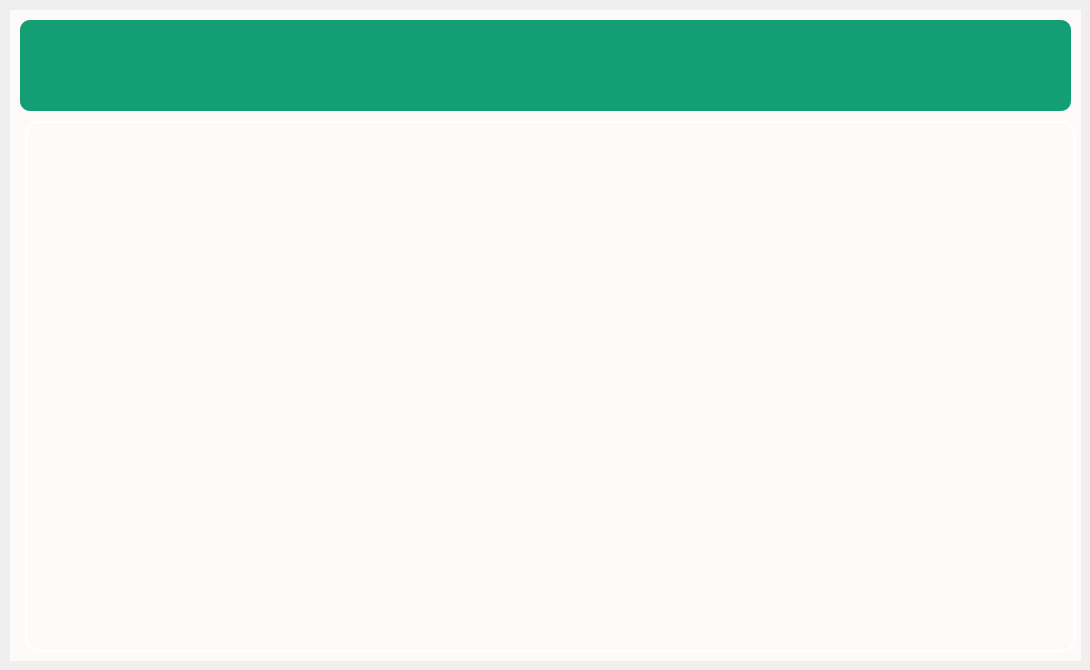
    <widget class="QWidget" name="page_8">
     <widget class="QLabel" name="label_38">
      <property name="geometry">
       <rect>
        <x>10</x>
        <y>10</y>
        <width>1071</width>
        <height>651</height>
       </rect>
      </property>
      <property name="styleSheet">
       <string notr="true">background-color:rgb(255, 250, 250);</string>
      </property>
      <property name="text">
       <string/>
      </property>
     </widget>
     <widget class="QTableWidget" name="tableWidget_watersources">
      <property name="geometry">
       <rect>
        <x>25</x>
        <y>121</y>
        <width>1051</width>
        <height>531</height>
       </rect>
      </property>
      <property name="font">
       <font>
        <family>Arial Rounded MT Bold</family>
        <pointsize>15</pointsize>
       </font>
      </property>
      <property name="styleSheet">
       <string notr="true">background-color:rgb(255, 250, 250);
border:2px solid white;
border-radius:15px;</string>
      </property>
     </widget>
     <widget class="QLabel" name="label_44">
      <property name="geometry">
       <rect>
        <x>20</x>
        <y>20</y>
        <width>1051</width>
        <height>91</height>
       </rect>
      </property>
      <property name="styleSheet">
       <string notr="true">background-color: rgb(19, 158, 116);
border-radius:10px;</string>
      </property>
      <property name="text">
       <string/>
      </property>
     </widget>
     <widget class="QLabel" name="label_45">
      <property name="geometry">
       <rect>
        <x>450</x>
        <y>20</y>
        <width>151</width>
        <height>91</height>
       </rect>
      </property>
      <property name="text">
       <string/>
      </property>
      <property name="pixmap">
       <pixmap resource="my_images.qrc">:/Logo Files/For Web/png/Color logo - no background.png</pixmap>
      </property>
      <property name="scaledContents">
       <bool>true</bool>
      </property>
     </widget>
    </widget>
